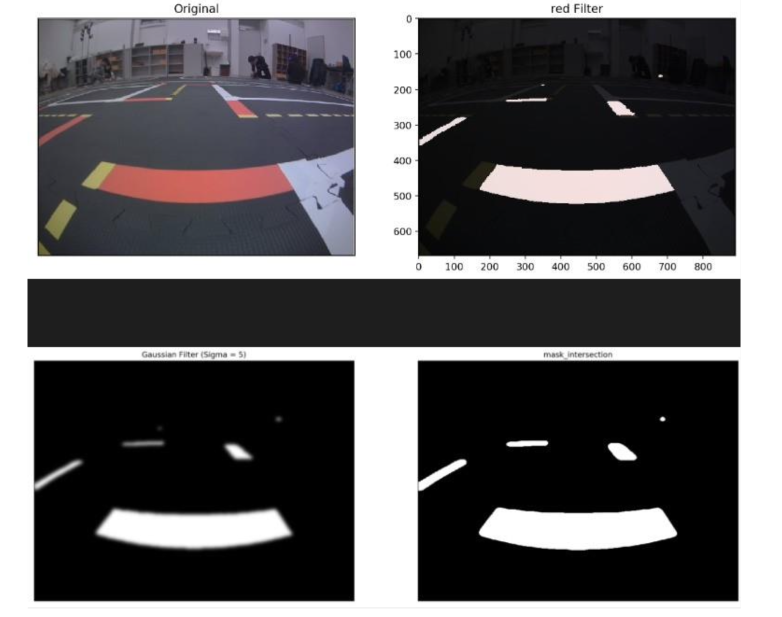
#> input picture media/plus_intersection.png, 1564 x 1234 px, found by its file name (shown at 1/2 size)
$ jupyter execute --allow-errors intersection_detection.ipynb   (shell and % lines are left out)
#> lines starting #> are read from the running program, lines starting #| are printed output that depends on the picture; after the words box and inside, x2 and y2 are one past the last pixel; in counts of white or black regions, pixels touching at a corner belong together
### src/notebooks/10.sensors/intersection_stop.py
import numpy as np
import cv2
import matplotlib.pyplot as plt

def intersection_stop_func(image_orig):

    #print(image_orig)
    h,w,c = image_orig.shape

    imgbgr = image_orig

    imgrgb = cv2.cvtColor(imgbgr, cv2.COLOR_BGR2RGB)

    # Convert the image to HSV for any color-based filtering
    imghsv = cv2.cvtColor(imgbgr , cv2.COLOR_BGR2HSV)

    # Most of our operations will be performed on the grayscale version
    img = cv2.cvtColor(imgbgr, cv2.COLOR_BGR2GRAY)

    sigma = 5

    # horizont mask
    imghsv[:150, :, :] = 255

    red_lower_hsv1 = np.array([0, 80, 100])         # CHANGE ME
    red_upper_hsv1 = np.array([10, 255, 255])   # CHANGE ME

    red_lower_hsv2 = np.array([160, 80, 100])         # CHANGE ME
    red_upper_hsv2 = np.array([180, 255, 255])   # CHANGE ME


    mask_red1 = cv2.inRange(imghsv, red_lower_hsv1, red_upper_hsv1)
    mask_red2 = cv2.inRange(imghsv, red_lower_hsv2, red_upper_hsv2)

    mask_red = cv2.bitwise_or(mask_red1, mask_red2)

    gaussian_filter = cv2.GaussianBlur(mask_red,(0,0), sigma)
    mask_intersection = cv2.inRange(gaussian_filter, 50 , 255)

    #contours, _ = cv2.findContours(mask_intersection, cv2.RETR_EXTERNAL, cv2.CHAIN_APPROX_SIMPLE)
    num_labels, labels, stats, centroids = cv2.connectedComponentsWithStats(mask_intersection)
    red_obj = sorted(stats, key=lambda x: x[4], reverse=True)
    print("# red object:", num_labels-1)

    area_tot = h*w
    print(area_tot)

    intersections = []
    directions = [False, False, False]
    red_lines = 0
    stop = False
    for i in range(1, min(num_labels,5)):
        area = stats[i][4]
        y_max = stats[i][2] + stats[i][3]

        if (area > area_tot/20) and (y_max > 400):
            stop = True
        elif area > area_tot/1000:
            print(f'Area: {area} pixel')

            intersections.append(stats[i])


    if stop:
        print("stop: ", stop)
        print("# intersections: ", len(intersections))

        sorted_intersections = sorted(intersections, key=lambda x: x[0])#, reverse=True)
        for i in range(min(len(sorted_intersections),4)):
            print(sorted_intersections[i][0])
            x_min = sorted_intersections[i][0]
            width = sorted_intersections[i][2]
            height = sorted_intersections[i][3]
            if (x_min < w/2) and (width/height > 2.5):
                directions[1] = True
            elif x_min < w/5:
                directions[0] = True
            elif x_min > w/3:
                directions[2] = True

        print("directions: ", directions)

    return mask_intersection, stop, directions

### src/notebooks/project/intersection_detection.ipynb
[cell 1]

import os

import numpy as np
import cv2
import matplotlib.pyplot as plt

from typing import Tuple

import matplotlib.pyplot as plt

import matplotlib as mpl

#import matplotlib.pyplot as plt

mpl.rc("figure", dpi=200)

from dt_computer_vision.camera import CameraModel

from dt_computer_vision.camera.calibration.extrinsics.boards import CalibrationBoard8by6
from dt_computer_vision.ground_projection.rendering import debug_image
from dt_computer_vision.ground_projection import GroundProjector

from dt_computer_vision.ground_projection.types import GroundPoint
from dt_computer_vision.camera import Pixel, NormalizedImagePoint

from dt_computer_vision.line_detection import LineDetector, ColorRange, Detections
from dt_computer_vision.line_detection.rendering import draw_segments

[cell 2]
this_dir: str = os.path.abspath('')
assets_dir: str = os.path.join(this_dir, "..", "..", "assets", "notebooks", "project") #"project")
image_fpath: str = os.path.join(assets_dir, f"plus_intersection.png") #"intersection_ex.jpeg")
image_orig: np.ndarray = cv2.imread(image_fpath)
#> image_orig is the input picture: shape (1234, 1564, 3); mean B, G, R 97.7, 96, 97.5
board = CalibrationBoard8by6

h,w,c = image_orig.shape
print(h,w,c)
#| 1234 1564 3

"""
camera_properties = {
    "width": 640,
    "height": 480,
    "K": [[295.79606866959824, 0.0, 321.2621599038631],
          [0.0, 299.5389048862878, 241.73616515312332],
          [0.0, 0.0, 1.0]],
    "D": [-0.23543978771661125,
          0.03637781479419574,
          -0.0033069818601306755,
          -0.0012140708179525926,
          0.0],
    "P": [[201.14027404785156, 0.0, 319.5586620845679, 0.0],
          [0.0, 239.74398803710938, 237.60151004037834, 0.0],
          [0.0, 0.0, 1.0, 0.0]],
    # NOTE: this homography is computed in the 20-entrinsics-calibration jupyter notebook
    "H": [[-2.42749970e-02, 9.46389079e-02, 3.81909422e-01],
          [-4.55028567e-01, -1.17673909e-03, -1.87813039e-02],
          [-1.46006785e-01, 3.29784838e+00, 1]]
}

assert image_orig.shape == (480, 640, 3)
"""

[cell 3]
# create camera

#camera = CameraModel(**camera_properties)
#projector = GroundProjector(camera)

[cell 4]
colors = {

    #"red": {
    #    "low_1": [0, 140, 100],
    #    "high_1": [15, 255, 255],
    #    "low_2": [165, 140, 100],
    #   "high_2": [180, 255, 255],
    #},

    "red": {
        "low_1": [0, 0, 0],
        "high_1": [30, 255, 255],
        "low_2": [165, 40, 10],
        "high_2": [180, 255, 255],
    },
    "white": {
        "low": [0, 0, 150],
        "high": [180, 100, 255]
    },
    "yellow": {
        "low": [25, 140, 100],
        "high": [45, 255, 255]
    }
}

def detect_color(image: np.ndarray, color: str) -> Tuple[Detections, np.ndarray]:
    detector: LineDetector = LineDetector()
    color_range: ColorRange = ColorRange.fromDict(colors[color])
    detections: Detections = detector.detect(image, [color_range])[0]
    image0_dets = draw_segments(image, {color_range: detections})
    return detections, image0_dets

color: str = "red"
#> (the rest of this cell did not finish here and is left out)

[cell 5]
imgbgr = image_orig

imgrgb = cv2.cvtColor(imgbgr, cv2.COLOR_BGR2RGB)

# Convert the image to HSV for any color-based filtering
imghsv = cv2.cvtColor(imgbgr , cv2.COLOR_BGR2HSV)
#> imghsv: shape (1234, 1564, 3); mean H, S, V 30.5, 12.4, 99.4

# Most of our operations will be performed on the grayscale version
img = cv2.cvtColor(imgbgr, cv2.COLOR_BGR2GRAY)
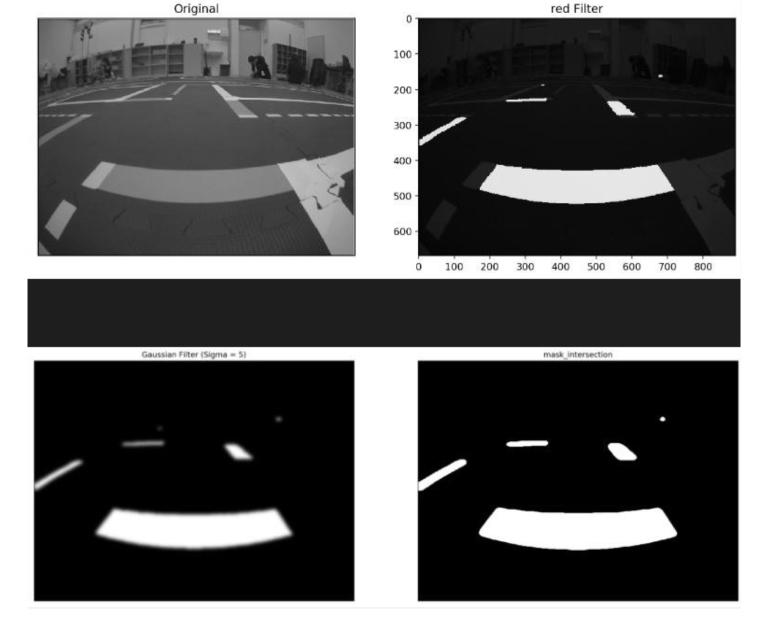
#> img: shape (1234, 1564) (shown at 1/2 size); min 0, max 255, mean 96.7

sigma = 5 # CHANGE ME

# Smooth the image using a Gaussian kernel
img_gaussian_filter = cv2.GaussianBlur(imgrgb ,(0,0), sigma)
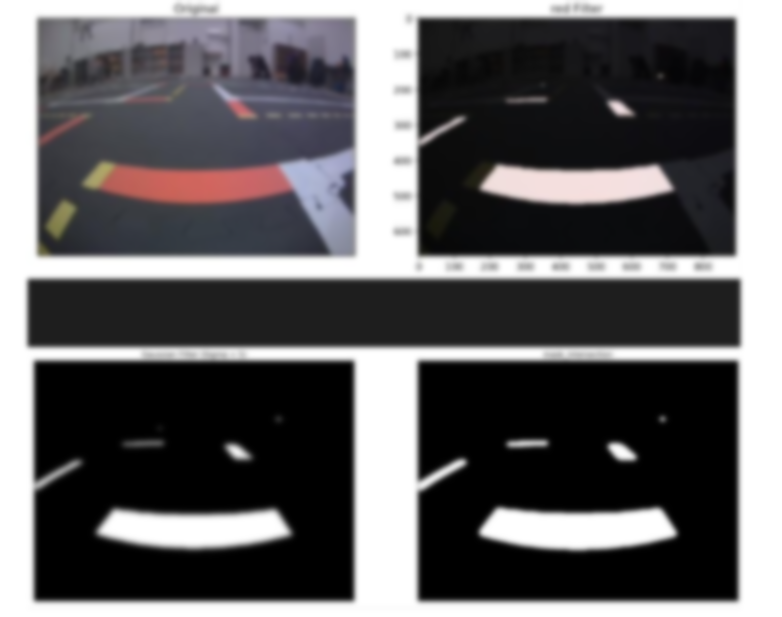
#> img_gaussian_filter: shape (1234, 1564, 3) (shown at 1/2 size); mean R, G, B 97.5, 96, 97.7

# Visualize the filtered image alongside the original image.
fig = plt.figure(figsize = (20,20))
ax1 = fig.add_subplot(1,2,1)
ax1.imshow(imgrgb ,cmap = 'gray')
ax1.set_title('Original'), ax1.set_xticks([]), ax1.set_yticks([])
ax2 = fig.add_subplot(1,2,2)
ax2.imshow(img_gaussian_filter,cmap = 'gray')
ax2.set_title('Gaussian Filter (Sigma = ' + str(sigma) +')'), ax2.set_xticks([]), ax2.set_yticks([]);
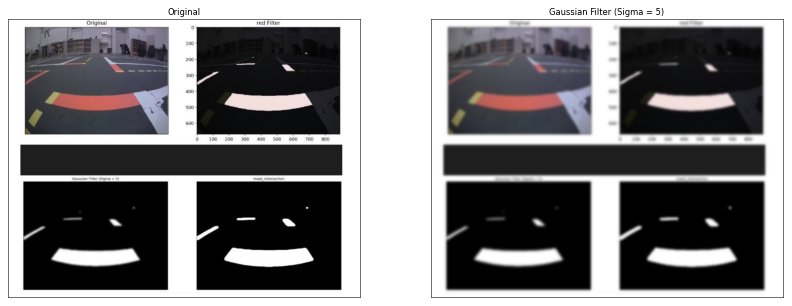
#> figure drawn by matplotlib, 2 panels

[cell 6]
#mask_horizont = imghsv[np.arange(imghsv.shape[0]) < 400, :, :]
imghsv[:150, :, :] = 255
#> imghsv: shape (1234, 1564, 3); mean H, S, V 53.6, 41.4, 113.6

red_lower_hsv1 = np.array([0, 80, 100])         # CHANGE ME
red_upper_hsv1 = np.array([10, 255, 255])   # CHANGE ME

red_lower_hsv2 = np.array([160, 80, 100])         # CHANGE ME
red_upper_hsv2 = np.array([180, 255, 255])   # CHANGE ME


mask_red1 = cv2.inRange(imghsv, red_lower_hsv1, red_upper_hsv1)
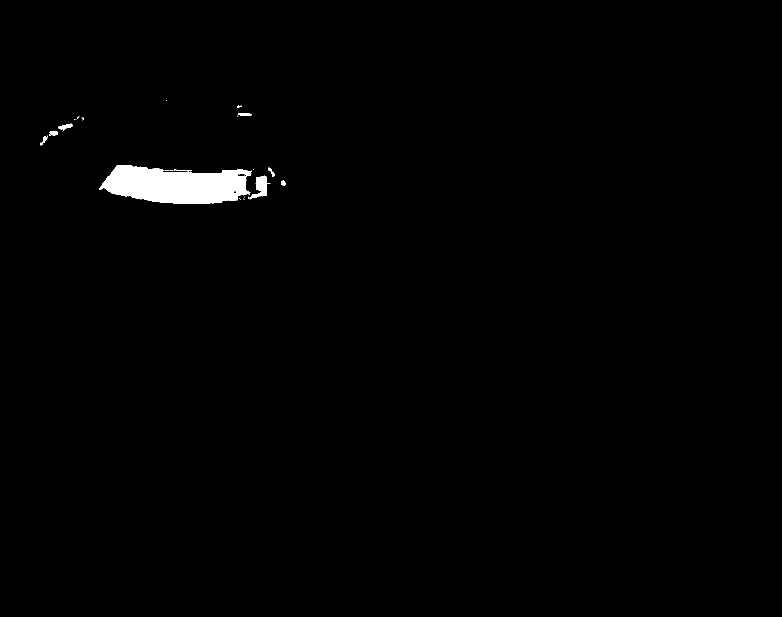
#> mask_red1: shape (1234, 1564) (shown at 1/2 size); 0.97% white; 27 white regions (17 under 20 px), largest, box (x1, y1, x2, y2) and area: (198, 330, 503, 407) 16884, (496, 351, 541, 399) 879, (116, 247, 145, 262) 202
mask_red2 = cv2.inRange(imghsv, red_lower_hsv2, red_upper_hsv2)
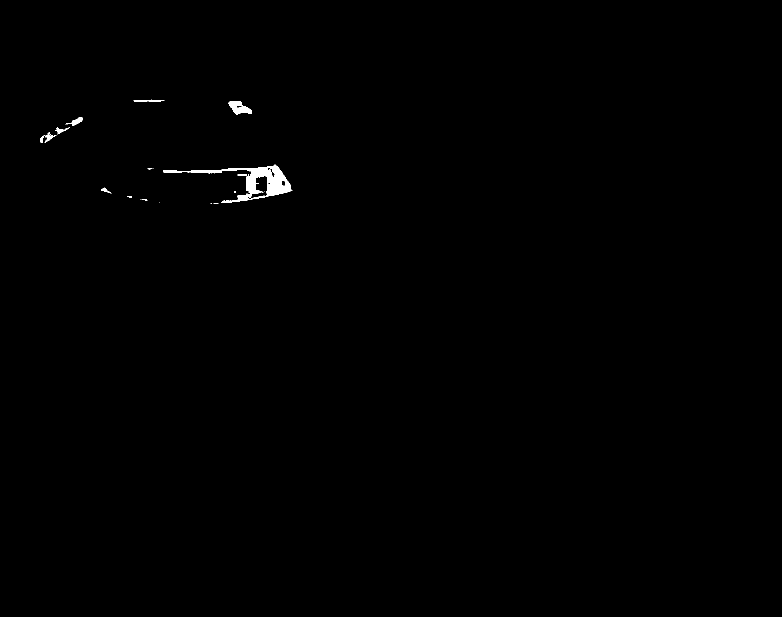
#> mask_red2: shape (1234, 1564) (shown at 1/2 size); 0.33% white; 21 white regions (12 under 20 px), largest, box (x1, y1, x2, y2) and area: (326, 329, 585, 406) 4662, (457, 202, 504, 229) 732, (132, 234, 166, 252) 228

mask_red = cv2.bitwise_or(mask_red1, mask_red2)
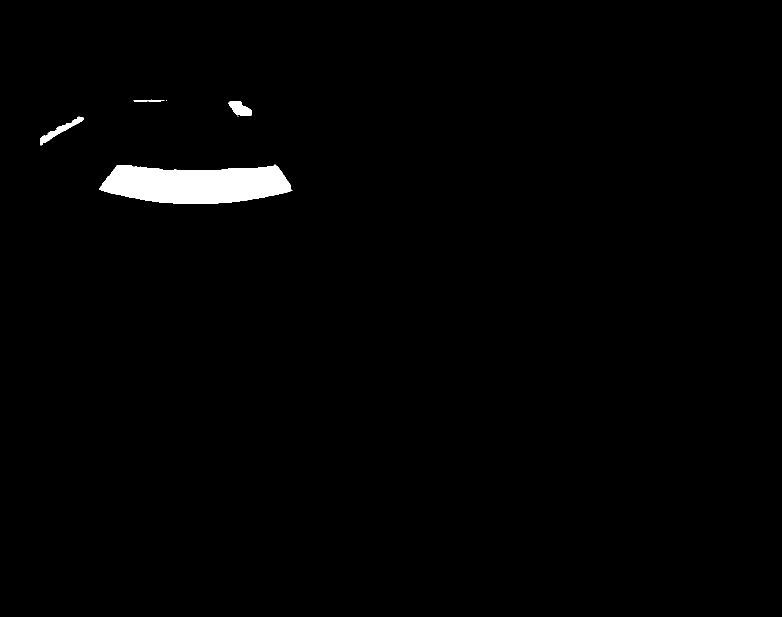
#> mask_red: shape (1234, 1564) (shown at 1/2 size); 1.3% white; 6 white regions (2 under 20 px), largest, box (x1, y1, x2, y2) and area: (198, 329, 585, 407) 22848, (80, 233, 168, 291) 1061, (457, 202, 504, 232) 899, (267, 199, 329, 203) 166

fig = plt.figure(figsize = (20,10))
ax1 = fig.add_subplot(1,3,1)
ax1.imshow(imgrgb)
ax1.set_title('Original'), ax1.set_xticks([]), ax1.set_yticks([]);
ax2 = fig.add_subplot(1,3,2)
ax2.imshow(imgrgb)
ax2.imshow(mask_red, cmap='gray', alpha=0.8)
ax2.set_title('red Filter')


gaussian_filter = cv2.GaussianBlur(mask_red,(0,0), sigma)
mask_intersection = cv2.inRange(gaussian_filter, 50 , 255)
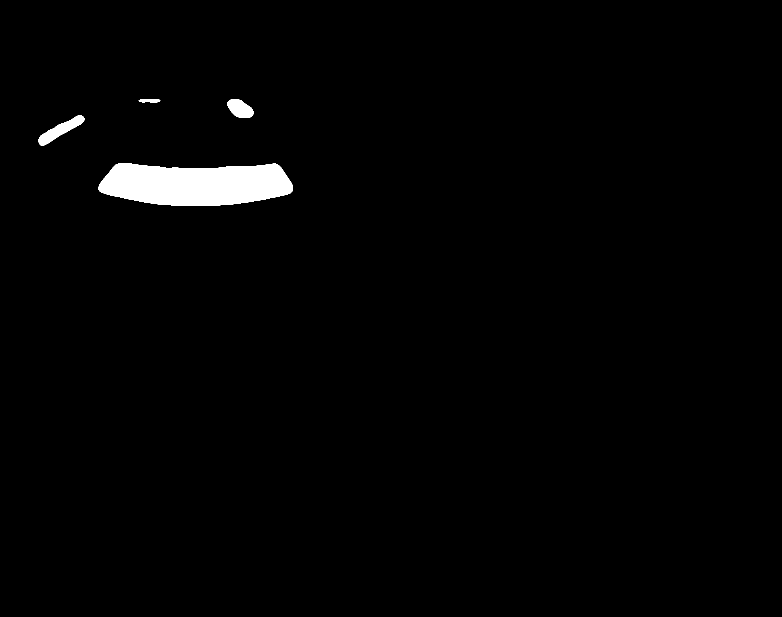
#> mask_intersection: shape (1234, 1564) (shown at 1/2 size); 1.5% white; 4 white regions

fig = plt.figure(figsize = (20,20))
ax1 = fig.add_subplot(1,2,1)
ax1.imshow(gaussian_filter,cmap='gray')
ax1.set_title('Gaussian Filter (Sigma = ' + str(sigma) +')'), ax1.set_xticks([]), ax1.set_yticks([]);
ax2 = fig.add_subplot(1,2,2)
ax2.imshow(mask_intersection,cmap='gray')
ax2.set_title('mask_intersection'), ax2.set_xticks([]), ax2.set_yticks([])


contours, _ = cv2.findContours(mask_intersection, cv2.RETR_EXTERNAL, cv2.CHAIN_APPROX_SIMPLE)
#> contours = 4 contours; box (x1, y1, x2, y2) and area: (197, 327, 586, 411) 25928, (77, 231, 169, 292) 1828, (455, 198, 507, 236) 1325, (277, 198, 321, 205) 208

num_objects = len(contours)
#> num_objects = 4
print(f"# red object: {num_objects}")
#| # red object: 4

area_tot = h*w
print(area_tot)
#| 1929976
red_lines = 0
intersection = False
stop = False
for contour in contours:
    # Calcola l'area del contorno
    area = cv2.contourArea(contour)

    if area > area_tot/1000:
        red_lines += 1
        print(f'Area: {area} pixel')
#> this loop made 4 passes
#> (area, red_lines) on pass 1: (25928, 1)
#> (printed output is left out)
#> after the loop, red_lines = 1
if red_lines:
    intersection = True

from intersection_stop import intersection_stop_func

a = intersection_stop_func(imgrgb)
#> in intersection_stop_func, `mask_red1 = cv2.inRange(imghsv, red_lower_hsv1, red_upper_hsv1)`:
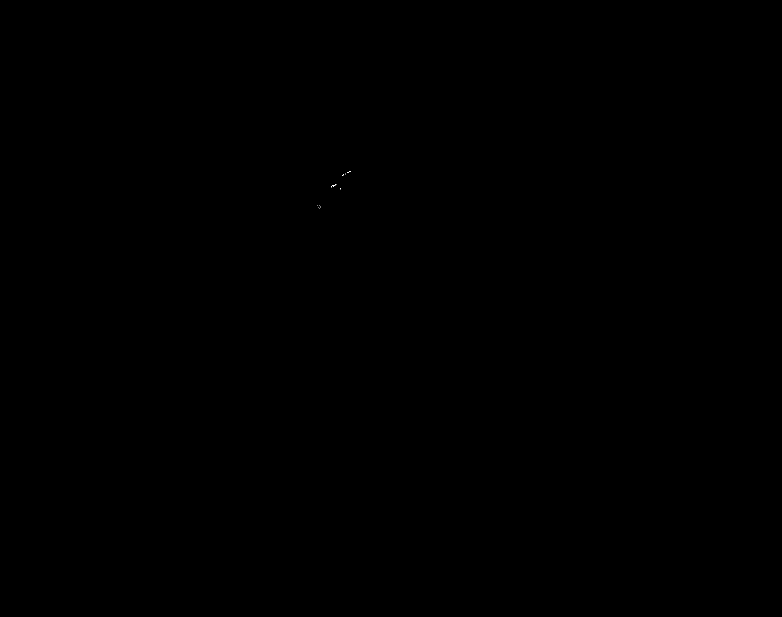
#> mask_red1: shape (1234, 1564) (shown at 1/2 size); 0% white in thin lines or dots, all inside (x1, y1, x2, y2) = (635, 342, 702, 418)
#> in intersection_stop_func, `num_labels, labels, stats, centroids = cv2.connectedComponentsWithStat..`: stats = [[0, 0, 1564, 1234, 1929976]]; centroids = [[781.5, 616.5]]
#> in intersection_stop_func, `red_obj = sorted(stats, key=lambda x: x[4], reverse=True)`: red_obj = [[0, 0, 1564, 1234, 1929976]]
#| # red object: 0
#| 1929976
#> after the loop in intersection_stop_func, `for i in range(1, min(num_labels,5)):`: intersections = []
print(a)
#> (printed output is left out)
